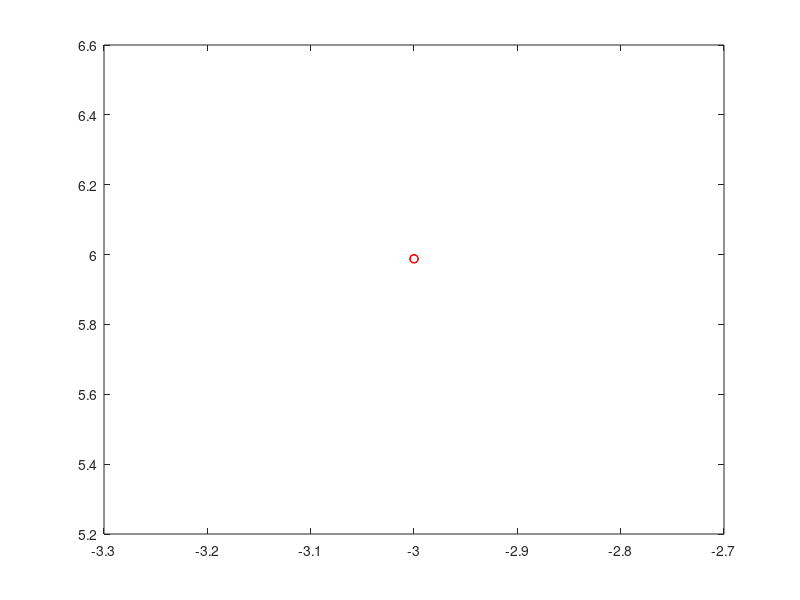

Recreate this plot in MATLAB.
clc
clear all

Tx_Pow_dBm_ = [];
q_factor_db_cdc_ = [];


load('Results_n3_dBm_2021_11_22_18_31');
Tx_Pow_dBm_ = [Tx_Pow_dBm_, Tx_Pow_dBm];
q_factor_db_cdc_ = [q_factor_db_cdc_, q_factor_db_cdc];

load('Results_n3_dBm_2021_11_22_18_31');
Tx_Pow_dBm_ = [Tx_Pow_dBm_, Tx_Pow_dBm];
q_factor_db_cdc_ = [q_factor_db_cdc_, q_factor_db_cdc];


load('Results_n3_dBm_2021_11_22_18_31');
Tx_Pow_dBm_ = [Tx_Pow_dBm_, Tx_Pow_dBm];
q_factor_db_cdc_ = [q_factor_db_cdc_, q_factor_db_cdc];


plot(Tx_Pow_dBm_, q_factor_db_cdc_, '-or');

